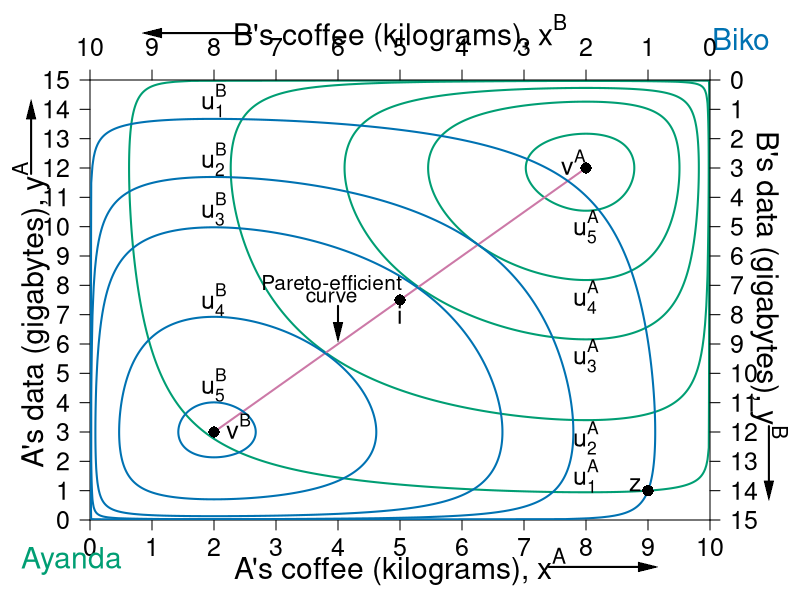

This chart was generated by the following R code:
require(shape)
#pdf(file = "property_hg_hg_powers_bSTEP1.pdf", width = 9, height = 7)
#pdf(file = "property_hg_hg_powers_bSTEP2.pdf", width = 9, height = 7)
#pdf(file = "property_hg_hg_powers_bSTEP3.pdf", width = 9, height = 7)

pdf(file = "property/property_hg_hg_powers_b.pdf", width = 9, height = 7)

#Set parameters for graphics
axislabelsize <- 1.8
labelsize <- 1.5
namesize <- 1.8
annotatesize <- 1.5
graphlinewidth <- 2
segmentlinewidth <- 1.5

COL <- c("#7fc97f", "#beaed4", "#fdc086", "#ffff99", "#386cb0", "#f0027f", "#bf5b17", "#666666")
COLA <- c("#99d8c9","#66c2a4","#41ae76", "#238b45", "#005824")
COLB <- c("#4eb3d3", "#2b8cbe", "#0868ac","#084081")
grays <- gray.colors(25, start = 1, end = 0)
CBCols <- c("#009E73","#0072B2","#E69F00","#CC79A7", "#F0E442")

par(mar =  c(4, 4.5, 4, 4.5))

uA <- function(x, y, alpha = 0.5, lambda = 0.2) {
  (x^(alpha)*y^(1 - alpha))^(1-lambda)*((10 - x)^(alpha)*(15 - y)^(1 - alpha))^lambda
}

uB <- function(x, y) {
  (10 - x)^(0.5)*(15 - y)^(0.5)
}

xlims <- c(0, 10)
ylims <- c(0, 15)

npts <- 501 
x <- seq(xlims[1], xlims[2], length.out = npts)
y <- seq(ylims[1], ylims[2], length.out = npts) 



#For B we need a utility where xA = 5.88, ya = 8.82 => corresponds to 1.618 above

plot(0, 0, xlim = xlims, ylim = ylims, type = "n",
     xlab = expression(paste("")),
     ylab = expression(paste("")), 
     xaxt = "n", 
     yaxt = "n", 
     cex.lab = axislabelsize, 
     bty = "n",
     xaxs="i", 
     yaxs="i")

ticksy <- seq(from = 0, to = 15, by = 1)
ylabels <- seq(from = 0, to = 15, by = 1)
ticksx <- seq(from = 0, to = 10, by = 1)
xlabels <- seq(from = 0, to = 10, by = 1)
axis(1, at = ticksx, pos = 0, labels = xlabels, cex.axis = labelsize)
axis(2, at = ticksy, pos = 0, labels = ylabels, las = 1, cex.axis = labelsize)

a <- c(uA(9,1), uA(9,1) + 2, uA(9,1) + 3.2, uA(9,1) + 3.78, uA(9,1) + 4.2)
#a <- c(uA(9,1), uA(9,1) + 1.5, uA(9,1) + 2.5,  uA(9,1) + 2.92)

contour(x, y, 
        outer(x, y, uA),
        drawlabels = FALSE,
        col = CBCols[1],
        lwd = graphlinewidth,
        levels = a, 
        xaxs="i", 
        yaxs="i", 
        add = TRUE) 

text(0.5*xlims[2], -1.6, expression(paste("A's coffee (kilograms), ", x^A)), xpd = TRUE, cex = axislabelsize) 
text(-0.95, 7, expression(paste("A's data (gigabytes), ", y^A)), xpd = TRUE, cex = axislabelsize, srt = 90) 

#Add arrows:
Arrows(-0.95, 11.8, -0.95, 14, col = "black", lty = 1, lwd = 2, arr.type = "triangle", arr.lwd = 0.5, xpd = TRUE)
Arrows(7.4, -1.6, 9, -1.6, col = "black", lty = 1, lwd = 2, arr.type = "triangle", arr.lwd = 0.5, xpd = TRUE)

# arrows(-0.75, 11.5, -0.75, 14, xpd = TRUE, length=0.1,angle=40,lwd=3)
# arrows(7.5, -1.5, 9, -1.5, xpd = TRUE, length=0.1,angle=40,lwd=3)

segments(2, 3, 8, 12, lty = 1, col = CBCols[4] , lwd = graphlinewidth)
text(3.9, 8.1, expression("Pareto-efficient"), cex = labelsize - 0.25)
text(3.9, 7.6, expression("curve"), cex = labelsize -0.25)
Arrows(4, 7.3, 4, 6.4, col = "black", lty = 1, lwd = 2, arr.type = "triangle", arr.lwd = 0.5)

#Label the iso-welfare functions for the HG, Aisha
text(8, 1.5, expression(u[1]^A), cex = annotatesize)
text(8, 2.8, expression(u[2]^A), cex = annotatesize)
text(8, 5.6, expression(u[3]^A), cex = annotatesize)
text(8, 7.6, expression(u[4]^A), cex = annotatesize)
text(8, 10, expression(u[5]^A), cex = annotatesize)

#Label the indifference curves for the HE, Betty
text(2, 14.3, expression(u[1]^B), cex = annotatesize)
text(2, 12.3, expression(u[2]^B), cex = annotatesize)
text(2, 10.6, expression(u[3]^B), cex = annotatesize)
text(2, 7.5, expression(u[4]^B), cex = annotatesize)
text(2, 4.6, expression(u[5]^B), cex = annotatesize)

#text(1.3, 1.1, expression(u[5]^B))

#A's bliss point - 3.1073 is the value of u
# points(5.88, 8.82, pch = 16, col = "black", cex = 1.5)
# text(6, 13.5, expression(paste("A's highest u, ", u[max]^A)))
# Arrows(6, 13.2, 6, 9.5, col = "black", lty = 1, lwd = 2, arr.type = "triangle", arr.lwd = 0.5)

#Label point i. 
points(5, 7.5, pch = 16, col = "black", cex = 1.5)
text(5, 7, expression(paste(i)), cex = annotatesize)
# 


text(-0.3, -1.4, expression("Ayanda"), xpd = TRUE, cex = namesize, col = CBCols[1])
text(10.5, 16.4, expression("Biko"), xpd = TRUE, cex = namesize, col = CBCols[2])

par(new = TRUE)

#Use the same x and ylims as previously, but with locations switched
xlims2 <- c(10, 0)
ylims2 <- c(15, 0)

#Leave the ylab and xlab blank to ensure no axes titles
plot(0, 0, xlim = xlims2, ylim = ylims2, type = "n",
     xlab = expression(paste("")),
     ylab = expression(paste("")),
     xaxt = "n", 
     yaxt = "n", 
     cex.lab = 1.3, 
     bty = "n",
     xaxs="i", 
     yaxs="i")

uB <- function(x, y, alpha = 0.5, lambda = 0.2) {
  (x^(alpha)*y^(1 - alpha))^(1-lambda)*((10 - x)^(alpha)*(15 - y)^(1 - alpha))^lambda
}

b <- c(uB(1,14), uB(1,14) + 1.5, uB(1,14) + 2.33, uB(1,14) + 3.31, uB(1,14) + 3.8)

contour(x, y, 
        outer(x, y, uB),
        drawlabels = FALSE,
        col = CBCols[2],
        lwd = graphlinewidth,
        levels = b, 
        add = TRUE
) 


# #Label two points for comparison
points(1, 14, pch = 16, col = "black", cex = 1.5)
text(1.2, 13.8, expression(paste(z)), cex = annotatesize)

# #Label two points for comparison
points(0.2*10, 0.2*15, pch = 16, col = "black", cex = 1.5)
text(0.2*10+0.2, 0.2*15-0.2,expression(paste(v^A)), cex = annotatesize)


points(0.8*10, 0.8*15, pch = 16, col = "black", cex = 1.5)
text(0.8*10- 0.4, 0.8*15 - 0.2,expression(paste(v^B)), cex = annotatesize)


# points(8.8, (3/2)*8.8, pch = 16, col = "black", cex = 1.5)
# text(8.8, (3/2)*8.8 - 0.5, expression(paste(j)))
# 
# points(0.4, (3/2)*0.4, pch = 16, col = "black", cex = 1.5)
# text(0.4 + 0.2, (3/2)*0.4 + 0.2, expression(paste(k)))

#Set up axes at sides 3 and 4 (top and right)
axis(side = 3, at = ticksx, pos = 0, labels = xlabels, cex.axis = labelsize)
axis(side = 4, at = ticksy, pos = 0, labels = ylabels, las = 1, cex.axis = labelsize)
text(5, -1.6, expression(paste("B's coffee (kilograms), ", x^B)), xpd = TRUE, cex = axislabelsize)
text(-0.95, 7, expression(paste("B's data (gigabytes), ", y^B)), xpd = TRUE, cex = axislabelsize, srt = 270) 

#Add arrows:
Arrows(-0.95, 11.8, -0.95, 14, col = "black", lty = 1, lwd = 2, arr.type = "triangle", arr.lwd = 0.5, xpd = TRUE)
Arrows(7.4, -1.6, 9, -1.6, col = "black", lty = 1, lwd = 2, arr.type = "triangle", arr.lwd = 0.5, xpd = TRUE)

# arrows(-0.8, 11.5, -0.8, 14, xpd = TRUE, length=0.1,angle=40,lwd=3)
# arrows(7.5, -1.5, 9, -1.5, xpd = TRUE, length=0.1,angle=40,lwd=3)


dev.off()
